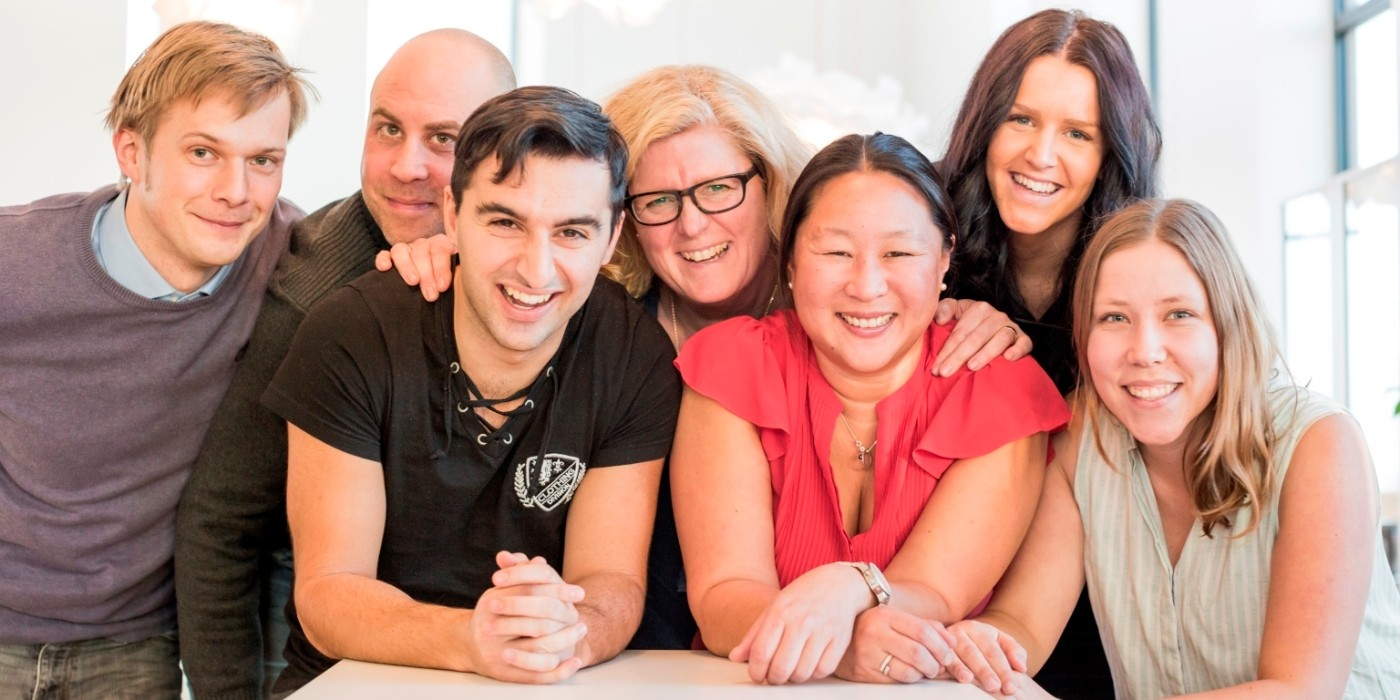
#> input picture group.jpg, 1400 x 700 px
$ python FaceRecognition.py
#> lines starting #> are read from the running program, lines starting #| are printed output that depends on the picture; after the words box and inside, x2 and y2 are one past the last pixel; in counts of white or black regions, pixels touching at a corner belong together
# To add a new cell, type '# %%'
# To add a new markdown cell, type '# %% [markdown]'
# %%
import cv2
import sys
import numpy as np


# %%
faceCascade = cv2.CascadeClassifier(r"C:\OpenCVPractice\Classifier\haarcascade_frontalface_default.xml")
img = cv2.imread(r"group.jpg")
#> img is the input picture: shape (700, 1400, 3); mean B, G, R 130.2, 141.7, 182.7
imgGray = cv2.cvtColor(img,cv2.COLOR_BGR2GRAY)
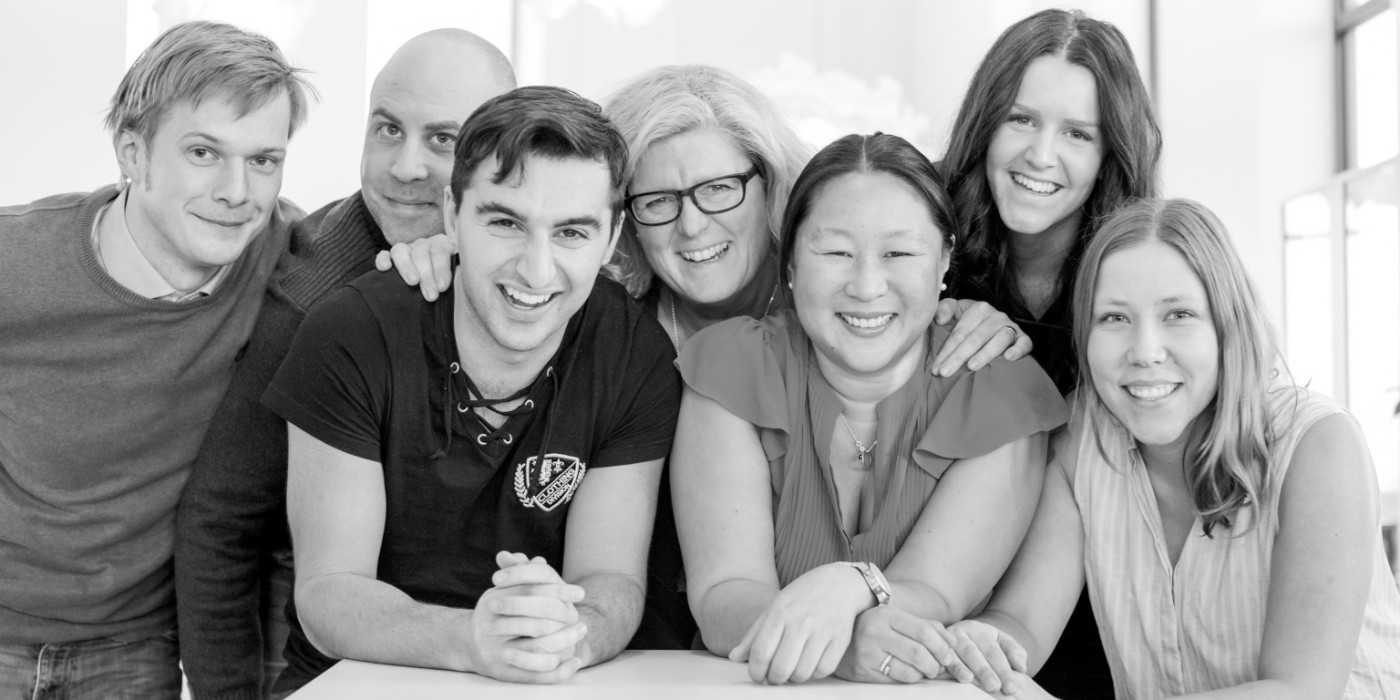
#> imgGray: shape (700, 1400); min 0, max 255, mean 152.6
faces = faceCascade.detectMultiScale(imgGray,1.1,4)
#> faces = [[628, 204, 56, 56], [975, 72, 145, 145], [343, 83, 139, 139], [155, 100, 153, 153], [1066, 253, 166, 166], [449, 159, 178, 178], [783, 188, 169, 169], [617, 130, 165, 165]]
for (x,y,w,h) in faces:
    cv2.rectangle(img,(x,y),(x+w,y+h),(255,0,0),2)
#> this loop made 8 passes
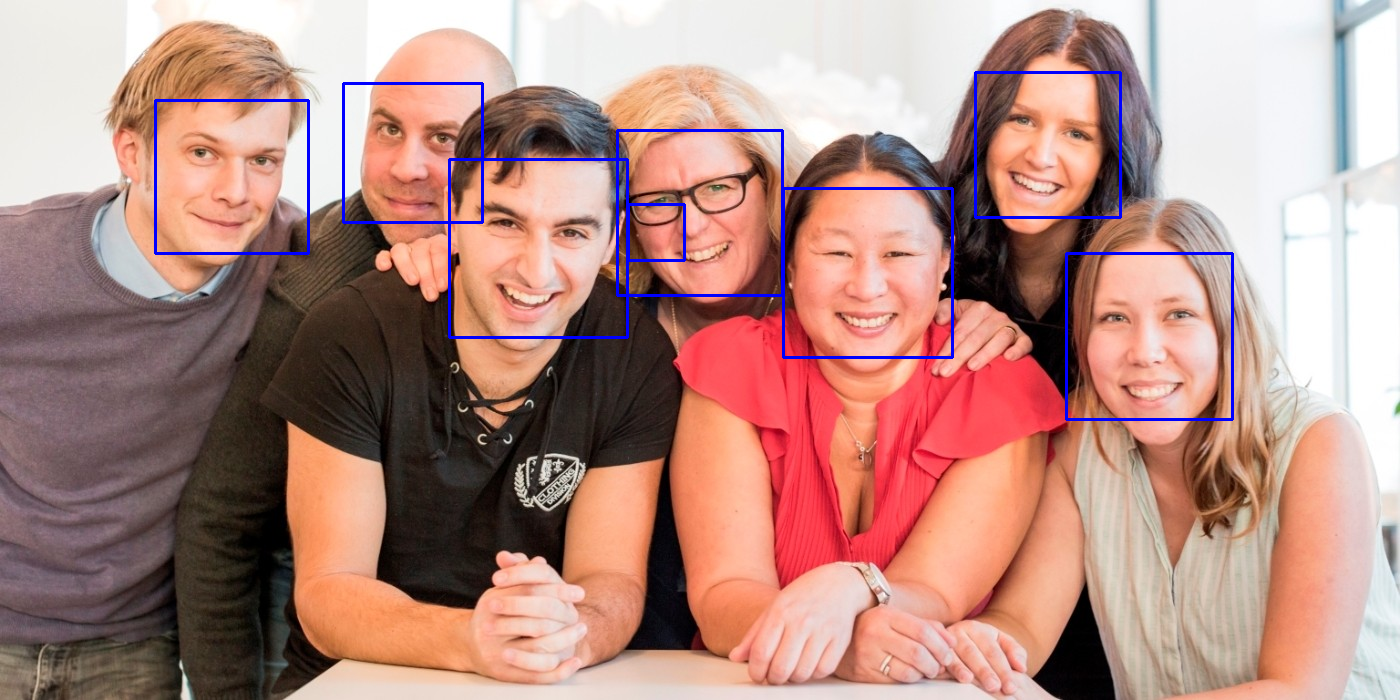
#> img: shape (700, 1400, 3); 1.39% of pixels changed, all inside (x1, y1, x2, y2) = (154, 71, 1234, 421)

cv2.imshow("Result",img)
cv2.waitKey(0)
